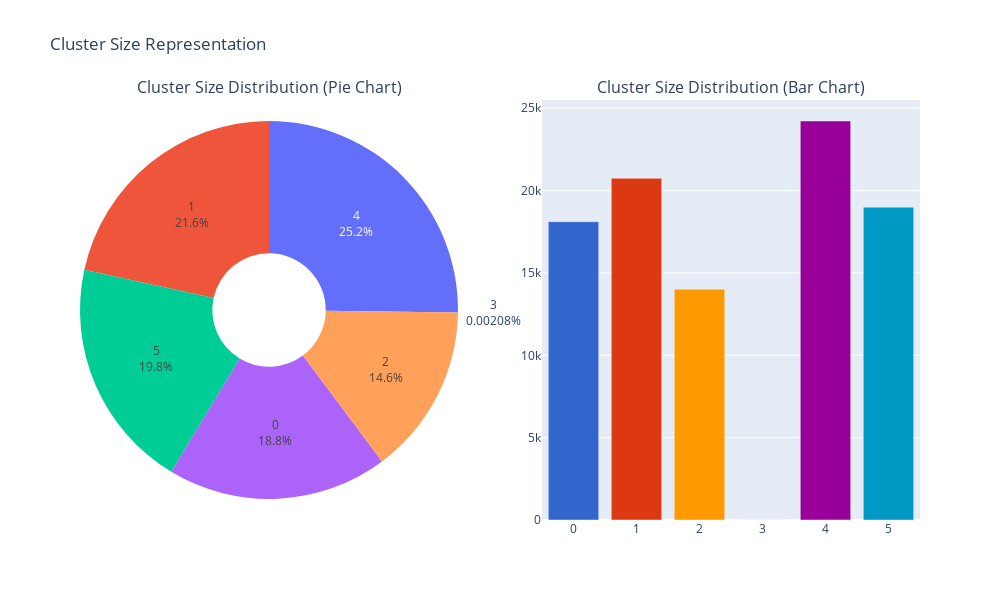

The notebook cell saved with this chart:
### Markdown cell above
J'évalue la répartition au sein des différents clusters:

### Code cell
cluster_sizes = X_reduced['cluster'].value_counts().sort_index()

fig = make_subplots(
    rows=1, cols=2, 
    specs=[[{'type': 'pie'}, {'type': 'bar'}]], 
    subplot_titles=("Cluster Size Distribution (Pie Chart)", "Cluster Size Distribution (Bar Chart)")
)

fig.add_trace(
    go.Pie(
        labels=cluster_sizes.index,
        values=cluster_sizes.values,
        hole=.3,
        textinfo='label+percent',
    ),
    row=1, col=1
)

fig.add_trace(
    go.Bar(
        x=cluster_sizes.index,
        y=cluster_sizes.values,
        marker_color=px.colors.qualitative.G10,
    ),
    row=1, col=2
)

fig.update_layout(
    title_text="Cluster Size Representation",
    height=600,
    width=1000,
    showlegend=False
)

fig.show()

### Figure 1 — Plotly figure (JSON) as saved in the notebook; plotly's stock layout.template omitted (floating-point values rounded to 4 significant figures)
{"data": [{"domain": {"x": [0, 0.45], "y": [0, 1]}, "hole": 0.3, "labels": ["0", "1", "2", "3", "4", "5"], "textinfo": "label+percent", "type": "pie", "values": [18111, 20746, 14016, 2, 24226, 18995]}, {"marker": {"color": ["#3366CC", "#DC3912", "#FF9900", "#109618", "#990099", "#0099C6", "#DD4477", "#66AA00", "#B82E2E", "#316395"]}, "type": "bar", "x": ["0", "1", "2", "3", "4", "5"], "xaxis": "x", "y": [18111, 20746, 14016, 2, 24226, 18995], "yaxis": "y"}], "layout": {"annotations": [{"font": {"size": 16}, "showarrow": false, "text": "Cluster Size Distribution (Pie Chart)", "x": 0.225, "xanchor": "center", "xref": "paper", "y": 1, "yanchor": "bottom", "yref": "paper"}, {"font": {"size": 16}, "showarrow": false, "text": "Cluster Size Distribution (Bar Chart)", "x": 0.775, "xanchor": "center", "xref": "paper", "y": 1, "yanchor": "bottom", "yref": "paper"}], "height": 600, "showlegend": false, "title": {"text": "Cluster Size Representation"}, "width": 1000, "xaxis": {"anchor": "y", "domain": [0.55, 1]}, "yaxis": {"anchor": "x", "domain": [0, 1]}}}
